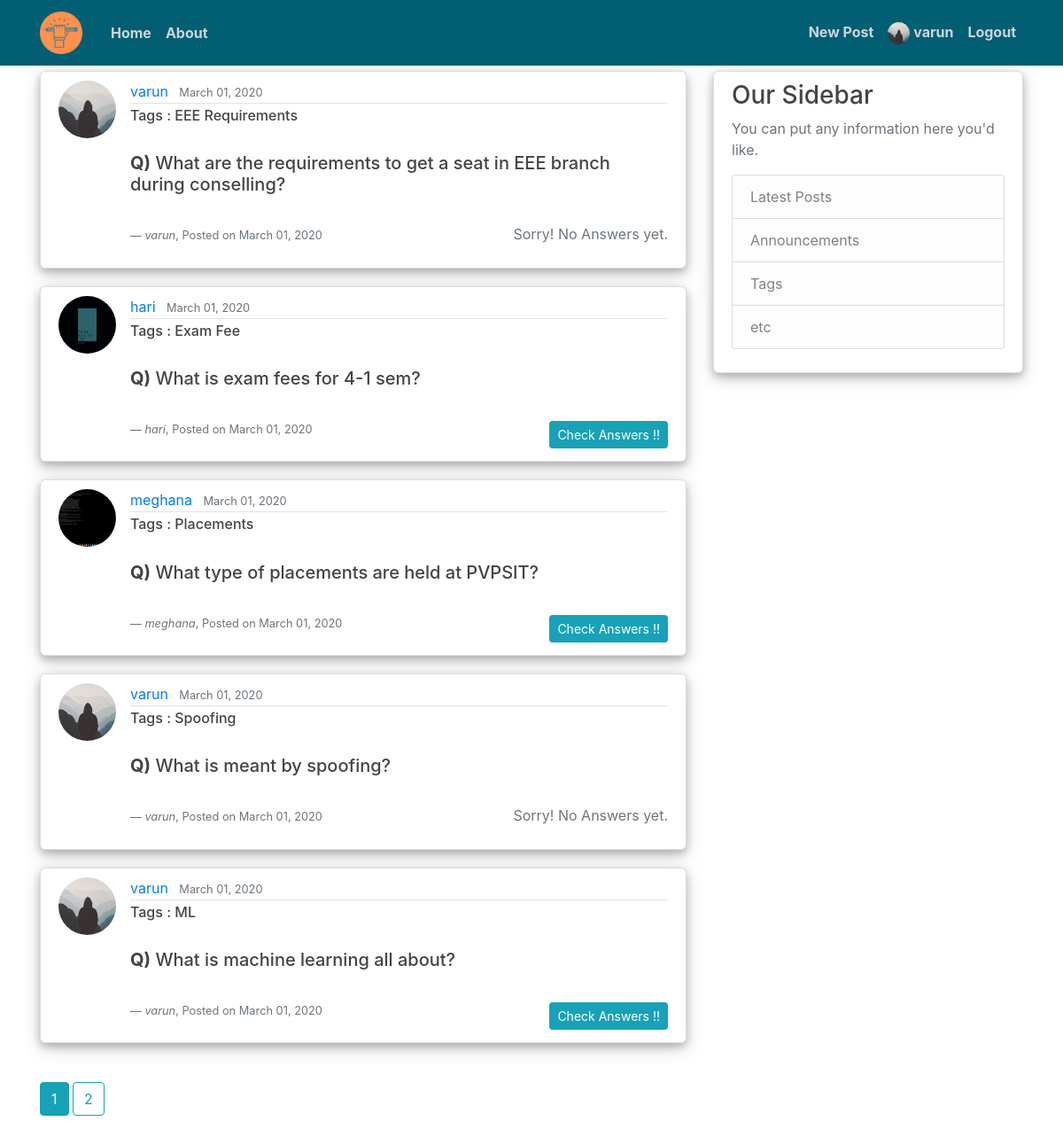
Screenshot of /home (signed in) with the database file from the repository.
### flaskApp/models.py (models this page shows, shortened)
class User(db.Model, UserMixin):
    id = db.Column(db.Integer, primary_key=True)
    username = db.Column(db.String(20), unique=True, nullable=False)
    email = db.Column(db.String(120), unique=True, nullable=False)
    designation = db.Column(db.String(50), nullable=False)
    dept = db.Column(db.String(150), nullable=False)
    image_file = db.Column(db.String(20), nullable=False, default='default.jpg')
    password = db.Column(db.String(60), nullable=False)
    is_admin = db.Column(db.Boolean, default=False, nullable=False)
    posts = db.relationship('Post', backref='author', lazy=True)
    answers = db.relationship('Answer', backref='author', lazy=True)

class Post(db.Model):
    id = db.Column(db.Integer, primary_key=True, autoincrement=True)
    title = db.Column(db.String(100), nullable=False)
    date_posted = db.Column(db.DateTime, nullable=False, default=datetime.utcnow)
    content = db.Column(db.Text, nullable=False)
    is_answered = db.Column(db.Boolean, default=False, nullable=False)
    answers = db.relationship('Answer', backref='post', lazy=True)
    user_id = db.Column(db.Integer, db.ForeignKey('user.id'), nullable=False)

### flaskApp/main/routes.py (the view)
@main.route("/")
@main.route("/home")
def home():
    page = request.args.get('page', 1, type=int)
    posts = Post.query.order_by(Post.date_posted.desc()).paginate(page=page, per_page=5)
    return render_template('home.html', posts=posts, title='Home')

### flaskApp/models.py (called while the page is built)
@login_manager.user_loader
def load_user(user_id):
    return User.query.get(int(user_id))

### flaskApp/templates/home.html
{% extends "layout.html" %}
{% block content %}
    {% for post in posts.items %}
        <article class="media content-section">
          <img class="rounded-circle article-img" src="{{ url_for('static', filename='profile_pics/' + post.author.image_file) }}">
          <div class="media-body">
            <div class="article-metadata">
              <a class="mr-2" href="{{ url_for('users.user_posts', username=post.author.username) }}">{{ post.author.username }}</a>
              <small class="text-muted">{{ post.date_posted.strftime('%B %d, %Y') }}</small>
            </div>
            <h6>Tags : {{ post.title }}</h6><br>
            <h5 class="article-content"><b>Q)</b> <a class="article-title" href="{{ url_for('posts.post', post_id=post.id) }}">{{ post.content }}</a></h5>
            <div class="text-muted">
              <br>
              {% if post.is_answered %}
                <a class="float-right btn btn-info btn-sm mt-1 mb-1" href="{{ url_for('posts.post', post_id=post.id) }}">Check Answers !!</a>
              {% else %}
                <p class="float-right">Sorry! No Answers yet.</p>
              {% endif %}
              <footer class="d-inline blockquote-footer"><cite title="Source Title">{{ post.author.username }}</cite>, Posted on {{ post.date_posted.strftime('%B %d, %Y') }}</footer>
            </div>
          </div>
        </article>
    {% endfor %}
    <br>
    {% for page_num in posts.iter_pages(left_edge=1, right_edge=1, left_current=1, right_current=2) %}
      {% if page_num %}
        {% if posts.page == page_num %}
          <a class="btn btn-info mb-4" href="{{ url_for('main.home', page=page_num) }}">{{ page_num }}</a>
        {% else %}
          <a class="btn btn-outline-info mb-4" href="{{ url_for('main.home', page=page_num) }}">{{ page_num }}</a>
        {% endif %}
      {% else %}
        ...
      {% endif %}
    {% endfor %}
{% endblock content %}

### flaskApp/templates/layout.html (shortened to what this page needs)
<!DOCTYPE html>
<html>
<head>
    <link rel="stylesheet" href="https://maxcdn.bootstrapcdn.com/bootstrap/4.0.0/css/bootstrap.min.css">
    <link rel="stylesheet" type="text/css" href="{{ url_for('static', filename='main.css') }}">
</head>
<body>
    <header class="site-header">
      <nav class="navbar navbar-expand-md navbar-dark bg-steel fixed-top">
        <div class="container">
          <a class="navbar-brand mr-4" href="/"><img src="{{url_for('static', filename='favicon.ico')}}"></a>
          <div class="collapse navbar-collapse" id="navbarToggle">
            <div class="navbar-nav mr-auto">
              <a class="nav-item nav-link" href="{{ url_for('main.home') }}">Home</a>
              <a class="nav-item nav-link" href="{{ url_for('main.about') }}">About</a>
            </div>
            <div class="navbar-nav">
              {% if current_user.is_authenticated %}
                {% if current_user.is_admin == True %}
                  <a class="nav-item nav-link" href="{{ url_for('users.all_posts') }}">All Posts</a>
                  <a class="nav-item nav-link" href="{{ url_for('users.admin_account') }}"><img class="rounded-circle" src="{{ url_for('static', filename='profile_pics/' + current_user.image_file) }}" height=25 width=25> {{ current_user.username }}</a>
                  <a class="nav-item nav-link" href="{{ url_for('users.logout') }}">Logout</a>
                {% else %}
                  <a class="nav-item nav-link" href="{{ url_for('posts.new_post') }}">New Post</a>
                  <a class="nav-item nav-link" href="{{ url_for('users.account') }}"><img class="rounded-circle" src="{{ url_for('static', filename='profile_pics/' + current_user.image_file) }}" height=25 width=25> {{ current_user.username }}</a>
                  <a class="nav-item nav-link" href="{{ url_for('users.logout') }}">Logout</a>
                {% endif %}
              {% else %}
                <a class="nav-item nav-link" href="{{ url_for('users.login') }}">Login</a>
                <a class="nav-item nav-link" href="{{ url_for('users.register') }}">Register</a>
              {% endif %}
            </div>
          </div>
        </div>
      </nav>
    </header>
    <main role="main" class="container">
      <div class="row">
        <div class="col-md-8">
          {% block content %}{% endblock %}
        </div>
        <div class="col-md-4">
          <div class="content-section">
            <h3>Our Sidebar</h3>
            <p class='text-muted'>You can put any information here you'd like.
              <ul class="list-group">
                <li class="list-group-item list-group-item-light">Latest Posts</li>
                <li class="list-group-item list-group-item-light">Announcements</li>
                <li class="list-group-item list-group-item-light">Tags</li>
                <li class="list-group-item list-group-item-light">etc</li>
              </ul>
            </p>
          </div>
        </div>
      </div>
    </main>
</body>
</html>

### flaskApp/static/main.css (style rules this page uses)
body { background: #ffffff; color: #333333; margin-top: 5rem; }
h1, h2, h3, h4, h5, h6 { color: #444444; }
.bg-steel { background-color: #025E73; }
.site-header .navbar-nav .nav-link { color: #cbd5db; font-weight: bold; }
.content-section { background: #ffffff; padding: 10px 20px; border: 1px solid #dddddd; border-radius: 6px; margin-bottom: 20px; box-shadow: 0 4px 8px 0 rgba(0, 0, 0, 0.2), 0 6px 20px 0 rgba(0, 0, 0, 0.19); }
.article-title { color: #444444; }
.article-content { white-space: pre-line; }
.article-img { height: 65px; width: 65px; margin-right: 16px; }
.article-metadata { padding-bottom: 1px; margin-bottom: 4px; border-bottom: 1px solid #e3e3e3 }

### rows the page displays
User: image_file (placeholder picture), username "varun"
Post: image_file (placeholder picture), author.username "varun", date_posted "March 01, 2020", title "EEE Requirements", content "What are the requirements to get a seat in EEE branch during conselling?", is_answered "Sorry! No Answers yet."
Post: image_file (picture), author.username "hari", date_posted "March 01, 2020", title "Exam Fee", content "What is exam fees for 4-1 sem?"
Post: image_file (picture), author.username "meghana", date_posted "March 01, 2020", title "Placements", content "What type of placements are held at PVPSIT?"
Post: image_file (placeholder picture), author.username "varun", date_posted "March 01, 2020", title "Spoofing", content "What is meant by spoofing?", is_answered "Sorry! No Answers yet."
Post: image_file (placeholder picture), author.username "varun", date_posted "March 01, 2020", title "ML", content "What is machine learning all about?"

### other values shown
{{ page_num }} "1"
{{ page_num }} "2"
